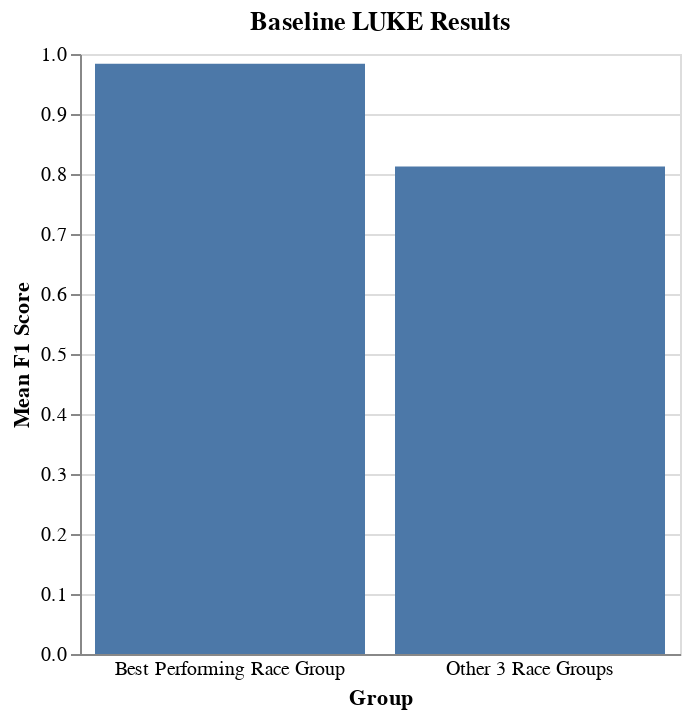

Notebook source saved alongside this figure:
### Code cell
plot_breakdown(baseline_results, "Baseline LUKE Results")

### Figure 1 — Vega-Lite specification as saved in the notebook (floating-point values rounded to 4 significant figures)
{"config": {"view": {"continuousWidth": 400, "continuousHeight": 300}}, "data": {"name": "data-c1c73d8bb7fb2a5bb9009e6deee65758"}, "mark": "bar", "encoding": {"x": {"type": "ordinal", "axis": {"labelAngle": 0, "ticks": false}, "field": "Group", "sort": {"encoding": "y", "order": "descending"}}, "y": {"type": "quantitative", "axis": {"labelAngle": 0}, "field": "Mean F1 Score"}}, "height": 300, "title": "Baseline LUKE Results", "width": 300, "$schema": "https://vega.github.io/schema/vega-lite/v4.8.1.json", "datasets": {"data-c1c73d8bb7fb2a5bb9009e6deee65758": [{"Group": "Best Performing Race Group", "F1 Score": null, "Mean F1 Score": 0.9836}, {"Group": "Other 3 Race Groups", "F1 Score": null, "Mean F1 Score": 0.8127}]}}
